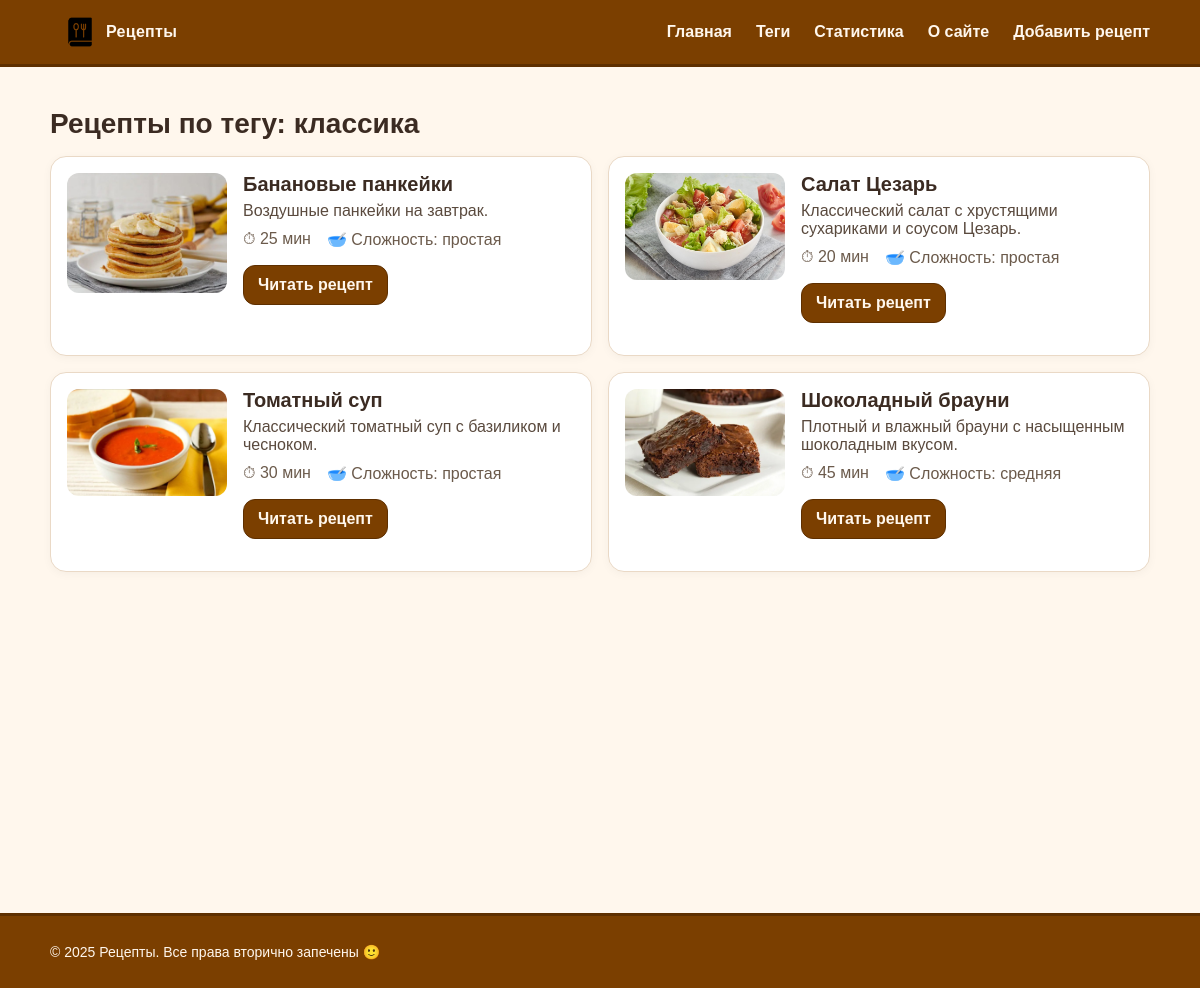
Before: /tag/classic/ with the older database file.
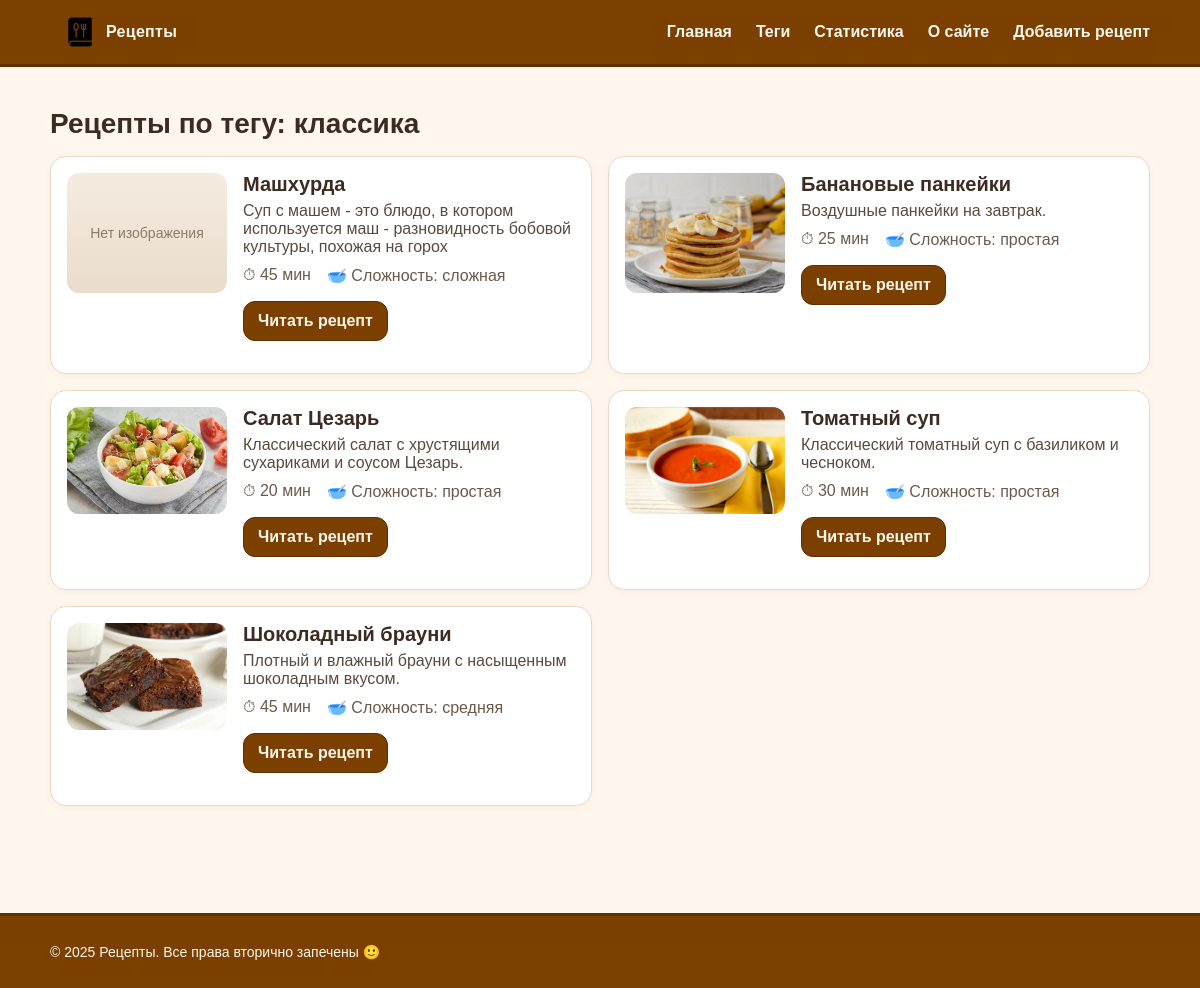
After: the same page with the newer database file.
### recipes/models.py (models this page shows, shortened)
class Recipe(models.Model):
    class Difficulty(models.TextChoices):
        EASY = "easy", "простая"
        MEDIUM = "medium", "средняя"
        HARD = "hard", "сложная"
    title = models.CharField("Название", max_length=255, db_index=True)
    slug = models.SlugField("Слаг", max_length=255, unique=True, db_index=True)
    desc = models.TextField("Описание", blank=True)
    image = models.CharField("Путь к изображению", max_length=255, blank=True)  # путь в /static/...
    cook_time = models.CharField("Время (текст)", max_length=50, blank=True)     # например: "45 мин"
    cook_time_min = models.PositiveIntegerField("Время (мин)", default=0)        # число минут для агрегаций
    difficulty = models.CharField(
        "Сложность",
        max_length=10,
        choices=Difficulty.choices,
        default=Difficulty.EASY,
    )
    is_published = models.BooleanField("Опубликован", default=True)
    photo = models.ImageField("Фото", upload_to=recipe_photo_upload_to, blank=True, null=True)
    category = models.ForeignKey(
        "Category",
        verbose_name="Категория",
        on_delete=models.SET_NULL,
        null=True,
        blank=True,
        related_name="recipes",
    )  # 1 категория -> много рецептов
    tags = models.ManyToManyField(
        "Tag",
        verbose_name="Теги",
        blank=True,
        related_name="recipes",
    )  # многие теги <-> многие рецепты
    created_at = models.DateTimeField("Создано", auto_now_add=True)
    updated_at = models.DateTimeField("Обновлено", auto_now=True)
    objects = models.Manager()
    published = PublishedManager()
    class Meta:
        verbose_name = "Рецепт"
        verbose_name_plural = "Рецепты"
        ordering = ["-created_at"]
        indexes = [models.Index(fields=["-created_at"])]
    def get_absolute_url(self):
        return reverse("recipe_detail_slug", kwargs={"slug": self.slug})

### recipes/views.py (the view)
# urls.py: path('tag/<slug:slug>/', views.recipes_by_tag, name='recipes_by_tag'),
def recipes_by_tag(request, slug):
    tag = get_object_or_404(Tag, slug=slug)
    recipes = Recipe.published.filter(tags=tag).order_by('-created_at')
    ctx = {'title': f'Тег: {tag.name}', 'recipes': recipes, 'tag': tag, 'year': 2025}
    return render(request, 'recipes/by_tag.html', ctx)

### recipes/models.py (called while the page is built)
    def get_queryset(self):
        return super().get_queryset().filter(is_published=True)

### recipes/templates/recipes/by_tag.html (shortened to what this page needs)
{% extends 'base.html' %}
{% load static %}
{% block content %}
  <h1 class="page-title">Рецепты по тегу: {{ tag.name }}</h1>
  {% if recipes %}
    <ul class="card-list">
      {% for r in recipes %}
        <li class="card">
          <div class="card-media">
            {% if r.image %}
              <img src="{% static r.image %}" alt="{{ r.title }}">
            {% else %}
              <div class="noimg">Нет изображения</div>
            {% endif %}
          </div>
          <div class="card-body">
            <h2 class="card-title">{{ r.title }}</h2>
            <p class="card-desc">{{ r.desc }}</p>
            <ul class="meta">
              <li>⏱ {{ r.cook_time }}</li>
              <li>🥣 Сложность: {{ r.get_difficulty_display }}</li>
            </ul>
            <p><a class="btn" href="{{ r.get_absolute_url }}">Читать рецепт</a></p>
          </div>
        </li>
      {% endfor %}
    </ul>
  {% else %}
    <p>По этому тегу пока нет рецептов.</p>
  {% endif %}
{% endblock %}

Changed rows visible on the page:
added Recipe: image "Нет изображения", title "Машхурда", desc "Суп с машем - это блюдо, в котором используется маш - разновидность бобовой культуры, похожая на горох", cook_time "45 мин", difficulty "сложная"
